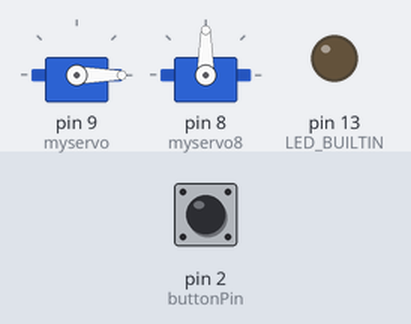
This sketch was run on a simulated Arduino Uno, built with avr-gcc and run on an emulated ATmega328P. On the bench: 2 × servo, output pins drawn as LEDs (lit = HIGH). The test bench sets the inputs (shaded band); at power-on: pin 2 (buttonPin) LOW.

Above: at 1.2 s.
1.3 s: pin 2 (buttonPin) pulled HIGH for 0.15 s
At 2.07 s:
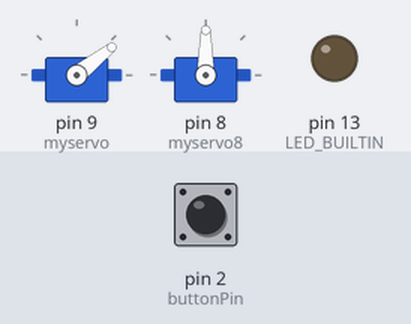
At 2.67 s:
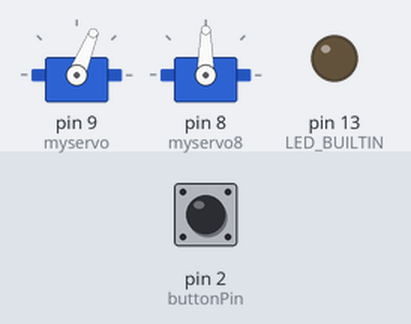
Timing chart, 0 to 7.7 s (numbered marks = the images above; inputs shaded):
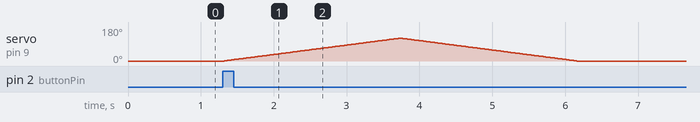

Measured:
- after the input at 1.3 s, servo on pin 9 (myservo): rises from 0° to 121° in 2.4 s, then falls to 0° in 2.4 s

The sketch:

butttonLED.ino
```cpp
#include <Servo.h>
Servo myservo;
Servo myservo8;
const int buttonPin = 2;
int motorPin = 7;

int pos = 0;
int angle = 0;
int buttonState = 0;

void setup() {
  // initialize the LED pin as an output:

  // initialize the pushbutton pin as an input:
  pinMode(LED_BUILTIN, OUTPUT);
  pinMode(buttonPin, INPUT);
  myservo.attach(9);
  myservo8.attach(8);
  myservo.write(0);
}

void loop() {
  // read the state of the pushbutton value:
  buttonState = digitalRead(buttonPin);

  // check if the pushbutton is pressed. If it is, the buttonState is HIGH:
    digitalWrite(motorPin, HIGH);

    if (buttonState == HIGH)
    while (angle <= 120) {
       angle = angle + 1;
       myservo.write(angle);

       delay(20);
      }
    while (angle >= 0) {
       angle = angle - 1;
       myservo.write(angle);

       delay(20);
      }


  }
```
